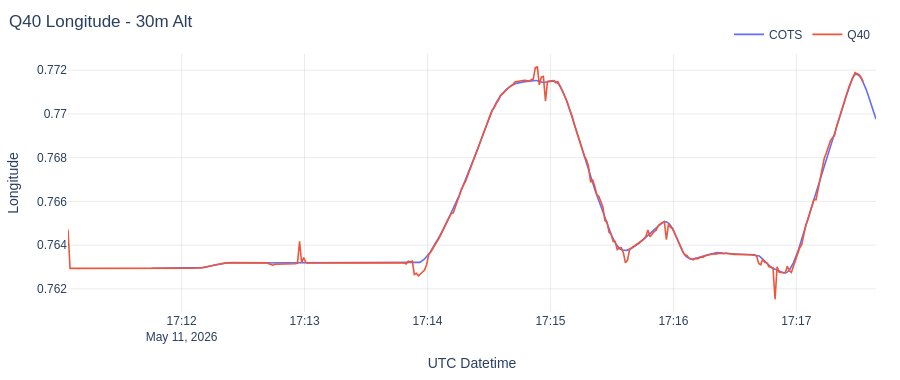

Notebook source saved alongside this figure:
### Code cell
fig = go.Figure()
fig.add_trace(line_trace(df_m10, "ts", "lon", "COTS"))
fig.add_trace(line_trace(df_q40, "ts", "lon", "Q40"))

fig.update_yaxes(title_text="Longitude")
style_plot(fig, "Q40 Longitude - 30m Alt", height=380)
fig.show(config=plot_config)

### Figure 1 — Plotly figure (JSON) as saved in the notebook; plotly's stock layout.template omitted (floating-point values rounded to 4 significant figures; data arrays with more than 128 entries replaced by an {"elided": "..."} marker saying what was removed)
{"data": [{"hovertemplate": "%{fullData.name}<br>x: %{x|%Y-%m-%d %H:%M:%S}<br>y: %{y:.8g}<extra></extra>", "line": {"width": 1.6}, "mode": "lines", "name": "COTS", "type": "scatter", "x": {"elided": "3522 str values"}, "y": {"elided": "3522 float values"}}, {"hovertemplate": "%{fullData.name}<br>x: %{x|%Y-%m-%d %H:%M:%S}<br>y: %{y:.8g}<extra></extra>", "line": {"width": 1.6}, "mode": "lines", "name": "Q40", "type": "scatter", "x": {"elided": "389 str values"}, "y": {"elided": "389 float values"}}], "layout": {"font": {"family": "Arial, sans-serif", "size": 12}, "height": 380, "hovermode": "x unified", "legend": {"orientation": "h", "x": 1, "xanchor": "right", "y": 1.02, "yanchor": "bottom"}, "margin": {"b": 48, "l": 64, "r": 24, "t": 54}, "title": {"text": "Q40 Longitude - 30m Alt", "x": 0.01, "xanchor": "left"}, "xaxis": {"gridcolor": "rgba(0,0,0,0.08)", "showgrid": true, "showspikes": true, "spikecolor": "rgba(0,0,0,0.45)", "spikemode": "across", "spikesnap": "cursor", "spikethickness": 1, "title": {"text": "UTC Datetime"}}, "yaxis": {"gridcolor": "rgba(0,0,0,0.08)", "showgrid": true, "showspikes": true, "spikecolor": "rgba(0,0,0,0.45)", "spikemode": "across", "spikesnap": "cursor", "spikethickness": 1, "title": {"text": "Longitude"}, "zeroline": false}}}
